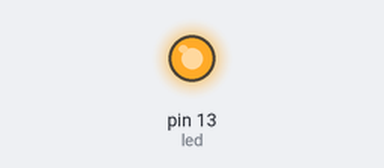
Bench run of a sketch on a simulated Arduino Uno, built with avr-gcc and run on an emulated ATmega328P. On the bench: output pins drawn as LEDs (lit = HIGH).

Above: at 0.2 s.
At 2.4 s:
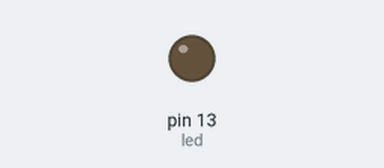
Timing chart, 0 to 3.1 s (numbered marks = the images above):
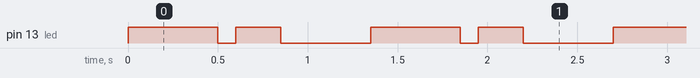

The sketch:

my_blink.ino
```cpp
// the setup function runs once when you press reset or power the board
const int led = 13;

void setup() {
  // initialize digital pin LED_BUILTIN as an output.
  // pinMode(LED_BUILTIN, OUTPUT);
  pinMode(led, OUTPUT);
}

// the loop function runs over and over again forever
void loop() {
  digitalWrite(led, HIGH);  // turn the LED on (HIGH is the voltage level)
  delay(500);                      // wait for a second
  digitalWrite(led, LOW);   // turn the LED off by making the voltage LOW
  delay(100);                      // wait for a second
  digitalWrite(led, HIGH);  // turn the LED on (HIGH is the voltage level)
  delay(250);                      // wait for a second
  digitalWrite(led, LOW);   // turn the LED off by making the voltage LOW
  delay(500);                      // wait for a second
}
```

Measured:
- by itself, pin 13 (led): repeats every 1.4 s: LOW 0.10 s, HIGH 0.25 s, LOW 0.50 s, HIGH 0.50 s
- by itself, everything shown: repeats every 1.4 s, in 4 steps
